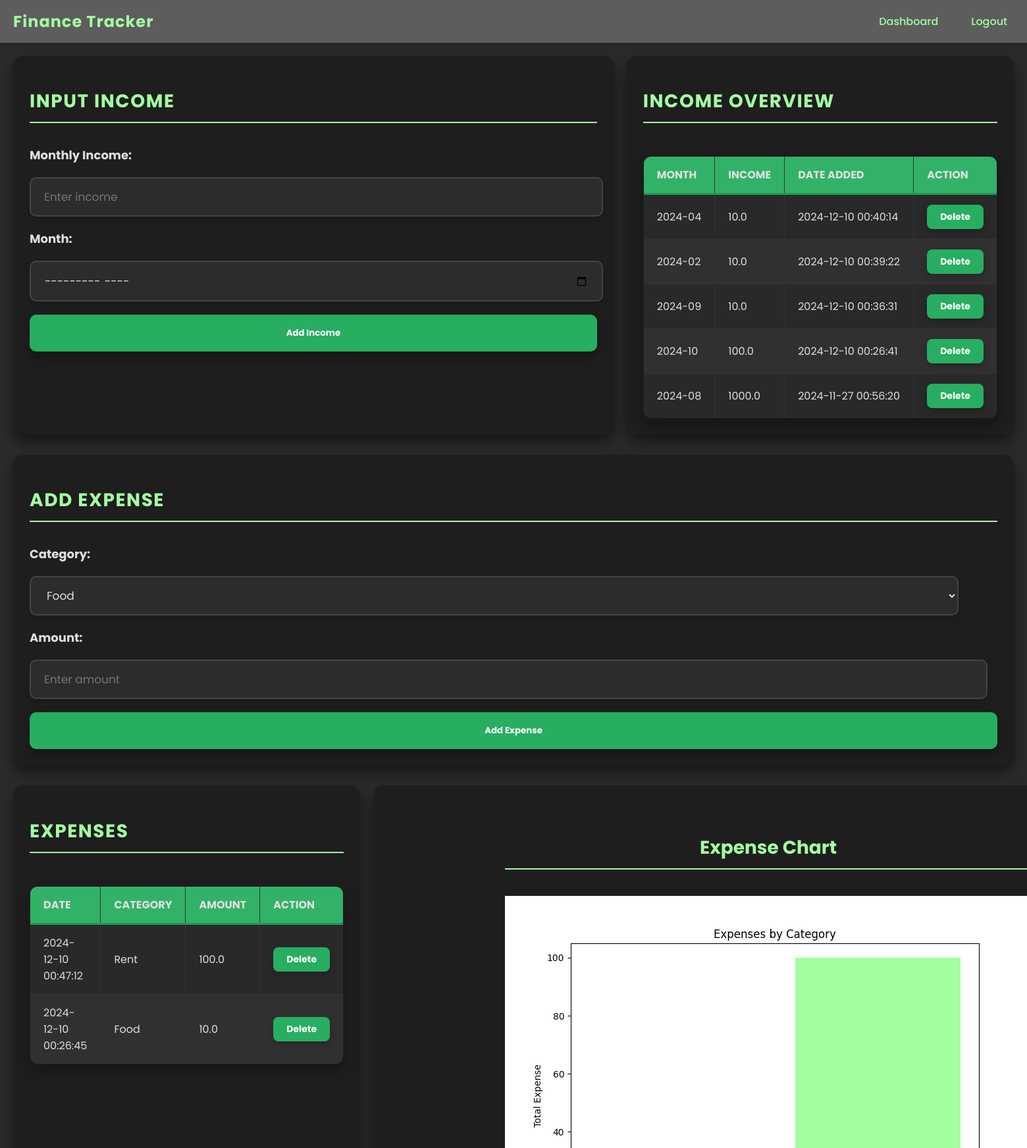
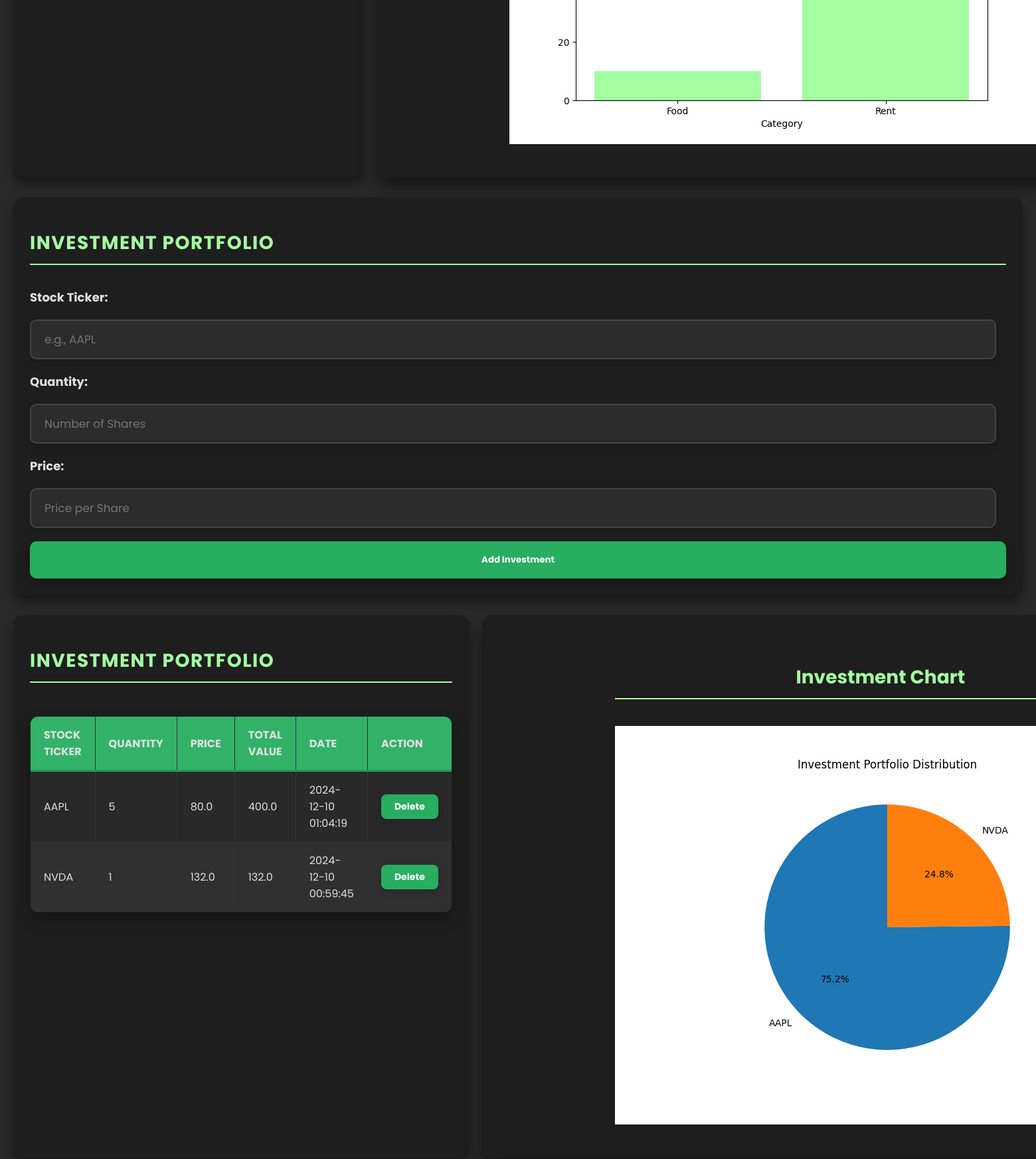
The app's page /dashboard (signed in, upper part) with its own data (2 pictures, top to bottom).
### tables this page shows
CREATE TABLE income (
                            id INTEGER PRIMARY KEY AUTOINCREMENT,
                            user_id INTEGER NOT NULL,
                            monthly_income REAL NOT NULL,
                            month TEXT NOT NULL,
                            date TIMESTAMP DEFAULT CURRENT_TIMESTAMP,
                            FOREIGN KEY(user_id) REFERENCES users(id)
                          );

CREATE TABLE expenses (
                            id INTEGER PRIMARY KEY AUTOINCREMENT,
                            user_id INTEGER NOT NULL,
                            category TEXT NOT NULL,
                            amount REAL NOT NULL,
                            date TIMESTAMP DEFAULT CURRENT_TIMESTAMP,
                            FOREIGN KEY(user_id) REFERENCES users(id)
                          );

CREATE TABLE investments (
                            id INTEGER PRIMARY KEY AUTOINCREMENT,
                            user_id INTEGER NOT NULL,
                            ticker TEXT NOT NULL,
                            quantity INTEGER NOT NULL,
                            price REAL NOT NULL,
                            total REAL NOT NULL,
                            date TIMESTAMP DEFAULT CURRENT_TIMESTAMP,
                            FOREIGN KEY(user_id) REFERENCES users(id)
                          );

### app.py (the view)
@app.route('/dashboard')
@login_required
def dashboard():
    user_id = current_user.id
    with sqlite3.connect('finance_tracker.db') as conn:
        cursor = conn.cursor()
        cursor.execute("SELECT id, date, category, amount FROM expenses WHERE user_id = ? ORDER BY date DESC", (user_id,))
        expenses = cursor.fetchall()
        cursor.execute("SELECT id, ticker, quantity, price, total, date FROM investments WHERE user_id = ? ORDER BY date DESC", (user_id,))
        investments = cursor.fetchall()
        cursor.execute("SELECT id, monthly_income, month, date FROM income WHERE user_id = ? ORDER BY date DESC", (user_id,))
        income = cursor.fetchall()
        generate_expense_chart(user_id)
        generate_investment_chart(user_id)
    return render_template(
        'dashboard.html',
        expenses=expenses,
        investments=investments,
        income=income
    )

### app.py (called while the page is built)
@login_manager.user_loader
def load_user(user_id):
    with sqlite3.connect('finance_tracker.db') as conn:
        cursor = conn.cursor()
        cursor.execute("SELECT id, username FROM users WHERE id = ?", (user_id,))
        user = cursor.fetchone()
        if user:
            return User(user[0], user[1])
        return None

def generate_expense_chart(user_id):
    with sqlite3.connect('finance_tracker.db') as conn:
        df = pd.read_sql_query("SELECT category, SUM(amount) as total FROM expenses WHERE user_id = ? GROUP BY category", conn, params=(user_id,))
    plt.figure(figsize=(8, 6))
    plt.bar(df['category'], df['total'], color='#A3FDA1')
    plt.title('Expenses by Category')
    plt.xlabel('Category')
    plt.ylabel('Total Expense')
    plt.savefig('static/expense_chart.png')
    plt.close()

def generate_investment_chart(user_id):
    with sqlite3.connect('finance_tracker.db') as conn:
        df = pd.read_sql_query("SELECT ticker, SUM(total) as total_value FROM investments WHERE user_id = ? GROUP BY ticker", conn, params=(user_id,))
    plt.figure(figsize=(8, 6))
    plt.pie(df['total_value'], labels=df['ticker'], autopct='%1.1f%%', startangle=90)
    plt.title('Investment Portfolio Distribution')
    plt.savefig('static/investment_chart.png')
    plt.close()

### templates/dashboard.html (shortened to what this page needs)
{% extends "base.html" %}
{% block content %}
<div class="dashboard">
    <div class="section-wrapper" id="income-section">
        <div class="row">
            <div class="card income-input">
                <h2>Input Income</h2>
                <form method="POST" action="/add-income#income-section">
                    <label for="income">Monthly Income:</label>
                    <input type="number" id="income" name="income" placeholder="Enter income" required>
                    <label for="month">Month:</label>
                    <input type="month" id="month" name="month" required>
                    <button type="submit">Add Income</button>
                </form>
            </div>
            <div class="card income-table">
                <h2>Income Overview</h2>
                <table>
                    <thead>
                        <tr>
                            <th>Month</th>
                            <th>Income</th>
                            <th>Date Added</th>
                            <th>Action</th>
                        </tr>
                    </thead>
                    <tbody>
                        {% for entry in income %}
                        <tr>
                            <td>{{ entry[2] }}</td>
                            <td>{{ entry[1] }}</td>
                            <td>{{ entry[3] }}</td>
                            <td>
                                <form method="POST" action="{{ url_for('delete_income', income_id=entry[0]) }}#income-section">
                                    <button type="submit">Delete</button>
                                </form>
                            </td>
                        </tr>
                        {% endfor %}
                    </tbody>
                </table>
            </div>
        </div>
        <div class="row full-width" id="expense-section">
            <div class="card expense-input">
                <h2>Add Expense</h2>
                <form method="POST" action="/add-expense#expense-section">
                    <label for="category">Category:</label>
                    <select id="category" name="category" required>
                        <option value="Food">Food</option>
                    </select>
                    <label for="amount">Amount:</label>
                    <input type="number" id="amount" name="amount" placeholder="Enter amount" required>
                    <button type="submit">Add Expense</button>
                </form>
            </div>
        </div>
        <div class="row">
            <div class="card expense-table">
                <h2>Expenses</h2>
                <table>
                    <thead>
                        <tr>
                            <th>Date</th>
                            <th>Category</th>
                            <th>Amount</th>
                            <th>Action</th>
                        </tr>
                    </thead>
                    <tbody>
                        {% for expense in expenses %}
                        <tr>
                            <td>{{ expense[1] }}</td>
                            <td>{{ expense[2] }}</td>
                            <td>{{ expense[3] }}</td>
                            <td>
                                <form method="POST" action="{{ url_for('delete_expense', expense_id=expense[0]) }}#expense-section">
                                    <button type="submit">Delete</button>
                                </form>
                            </td>
                        </tr>
                        {% endfor %}
                    </tbody>
                </table>
            </div>
            <div class="chart-card expense-chart">
                <h2>Expense Chart</h2>
                <img src="{{ url_for('static', filename='expense_chart.png') }}" alt="Expense Chart">
            </div>
        </div>
        <div class="row full-width" id="investment-section">
            <div class="card investment-input">
                <h2>Investment Portfolio</h2>
                <form method="POST" action="/add-investment#investment-section">
                    <label for="ticker">Stock Ticker:</label>
                    <input type="text" id="ticker" name="ticker" placeholder="e.g., AAPL" required>
                    <label for="quantity">Quantity:</label>
                    <input type="number" id="quantity" name="quantity" placeholder="Number of Shares" required>
                    <label for="price">Price:</label>
                    <input type="number" id="price" name="price" placeholder="Price per Share" required>
                    <button type="submit">Add Investment</button>
                </form>
            </div>
        </div>
        <div class="row">
            <div class="card investment-table">
                <h2>Investment Portfolio</h2>
                <table>
                    <thead>
                        <tr>
                            <th>Stock Ticker</th>
                            <th>Quantity</th>
                            <th>Price</th>
                            <th>Total Value</th>
                            <th>Date</th>
                            <th>Action</th>
                        </tr>
                    </thead>
                    <tbody>
                        {% for investment in investments %}
                        <tr>
                            <td>{{ investment[1] }}</td>
                            <td>{{ investment[2] }}</td>
                            <td>{{ investment[3] }}</td>
                            <td>{{ investment[4] }}</td>
                            <td>{{ investment[5] }}</td>
                            <td>
                                <form method="POST" action="{{ url_for('delete_investment', investment_id=investment[0]) }}#investment-section">
                                    <button type="submit">Delete</button>
                                </form>
                            </td>
                        </tr>
                        {% endfor %}
                    </tbody>
                </table>
            </div>
            <div class="chart-card investment-chart">
                <h2>Investment Chart</h2>
                <img src="{{ url_for('static', filename='investment_chart.png') }}" alt="Investment Chart">
            </div>
        </div>
    </div>
</div>
{% endblock %}

### templates/base.html (shortened to what this page needs)
<!DOCTYPE html>
<html lang="en">
<head>
    <link rel="stylesheet" href="{{ url_for('static', filename='style.css') }}">
</head>
<body>
    <header>
        <div class="navbar">
            <h1 class="navbar-title">
                <a href="{{ url_for('welcome') }}" class="navbar-title-link">Finance Tracker</a>
            </h1>
            <nav>
                <ul class="navbar-links">
                    {% if current_user.is_authenticated %}
                        <li><a href="{{ url_for('dashboard') }}">Dashboard</a></li>
                        <li><a href="{{ url_for('logout') }}">Logout</a></li>
                    {% else %}
                        <li><a href="{{ url_for('login') }}">Login</a></li>
                        <li><a href="{{ url_for('signup') }}">Sign Up</a></li>
                    {% endif %}
                </ul>
            </nav>
        </div>
    </header>
    <main>
        {% block content %}{% endblock %}
    </main>
</body>
</html>

### static/style.css (style rules this page uses)
html { scroll-behavior: smooth; }
* { font-family: "Poppins", sans-serif; }
body { margin: 0; padding: 0; box-sizing: border-box; overflow-x: hidden; }
.navbar { display: flex; justify-content: space-between; align-items: center; background: #5D5D5D; padding: 15px 20px; color: #A3FDA1; box-shadow: 0 4px 8px rgba(0, 0, 0, 0.2); position: sticky; top: 0; z-index: 1000; }
.navbar-title { font-size: 24px; font-weight: bold; margin: 0; letter-spacing: 1px; }
.navbar-title a { text-decoration: none; color: inherit; }
.navbar-links { list-style: none; display: flex; gap: 30px; margin: 0; padding: 0; }
.navbar-links li { margin: 0; }
.navbar-links a { text-decoration: none; color: #A3FDA1; font-size: 16px; font-weight: 500; padding: 5px 10px; border-radius: 5px; transition: background 0.3s, color 0.3s; }
.dashboard { display: flex; flex-direction: column; gap: 40px; padding: 20px; background: #2b2b2b; color: #bcbcbc; min-height: 100vh; }
.section-wrapper { display: flex; flex-direction: column; gap: 30px; }
.row { display: flex; gap: 20px; width: 100%; }
.row.full-width { flex-direction: row; gap: 20px; }
.income-input, .expense-input, .investment-input { flex: 2; }
.income-input, .income-table, .expense-input, .expense-table, .investment-input, .investment-table { background: #1e1e1e; border-radius: 15px; box-shadow: 0 10px 20px rgba(0, 0, 0, 0.5); padding: 25px; transition: transform 0.4s ease, box-shadow 0.4s ease; color: #e0e0e0; display: flex; flex-direction: column; gap: 20px; }
.income-input h2, .income-table h2, .expense-input h2, .expense-table h2, .investment-input h2, .investment-table h2 { font-size: 28px; font-weight: bold; color: #A3FDA1; text-transform: uppercase; letter-spacing: 1.5px; margin-bottom: 15px; border-bottom: 2px solid #A3FDA1; padding-bottom: 10px; }
table { width: 100%; border-collapse: collapse; margin-top: 15px; overflow: hidden; border-radius: 12px; background: #1e1e1e; transition: box-shadow 0.4s; box-shadow: 0 10px 20px rgba(0, 0, 0, 0.3); }
thead { background: #27ae60; color: #ffffff; text-transform: uppercase; font-size: 18px; font-weight: bold; border-bottom: 3px solid #229954; }
th, td { padding: 15px 20px; text-align: left; border-bottom: 1px solid #444; font-size: 16px; color: #e0e0e0; background: rgba(255, 255, 255, 0.05); }
tbody tr { transition: background 0.3s ease, transform 0.3s ease; }
tbody tr:nth-child(even) { background: rgba(255, 255, 255, 0.03); }
td button { background: #27ae60; color: #ffffff; border: none; border-radius: 8px; padding: 8px 20px; font-size: 14px; cursor: pointer; transition: background 0.4s ease, transform 0.3s; box-shadow: 0 4px 10px rgba(0, 0, 0, 0.2); }
th { border-top: 1px solid #444; }
table, th, td { border: 1px solid #333; }
form { display: flex; flex-direction: column; gap: 20px; }
form label { font-size: 18px; font-weight: bold; color: #e0e0e0; }
input, select { padding: 15px 20px; border: 2px solid #444; border-radius: 10px; font-size: 17px; transition: border 0.3s ease, box-shadow 0.3s ease; background: #2c2c2c; color: #e0e0e0; width: 96%; box-shadow: 0 5px 10px rgba(0, 0, 0, 0.15); }
button { background: #27ae60; color: #ffffff; font-weight: bold; border: none; cursor: pointer; border-radius: 10px; padding: 18px 30px; transition: background 0.3s ease, transform 0.4s ease; width: 100%; box-shadow: 0 8px 15px rgba(0, 0, 0, 0.3); }
.chart-card { background: #1e1e1e; border-radius: 15px; box-shadow: 0 15px 25px rgba(0, 0, 0, 0.5); padding: 50px 200px; transition: transform 0.4s ease, box-shadow 0.4s ease; color: #e0e0e0; display: flex; flex-direction: column; gap: 20px; }
.chart-card h2 { font-size: 28px; font-weight: bold; color: #A3FDA1; text-align: center; border-bottom: 2px solid #A3FDA1; padding-bottom: 10px; margin-bottom: 20px; }

### records on screen
income: month "2024-04", monthly_income "10.0", date "2024-12-10 00:40:14"
income: month "2024-02", monthly_income "10.0", date "2024-12-10 00:39:22"
income: month "2024-09", monthly_income "10.0", date "2024-12-10 00:36:31"
income: month "2024-10", monthly_income "100.0", date "2024-12-10 00:26:41"
income: month "2024-08", monthly_income "1000.0", date "2024-11-27 00:56:20"
expenses: date "2024-12-10 00:47:12", category "Rent", amount "100.0"
expenses: date "2024-12-10 00:26:45", category "Food", amount "10.0"
investments: ticker "AAPL", quantity "5", price "80.0", total "400.0", date "2024-12-10 01:04:19"
investments: ticker "NVDA", quantity "1", price "132.0", total "132.0", date "2024-12-10 00:59:45"
